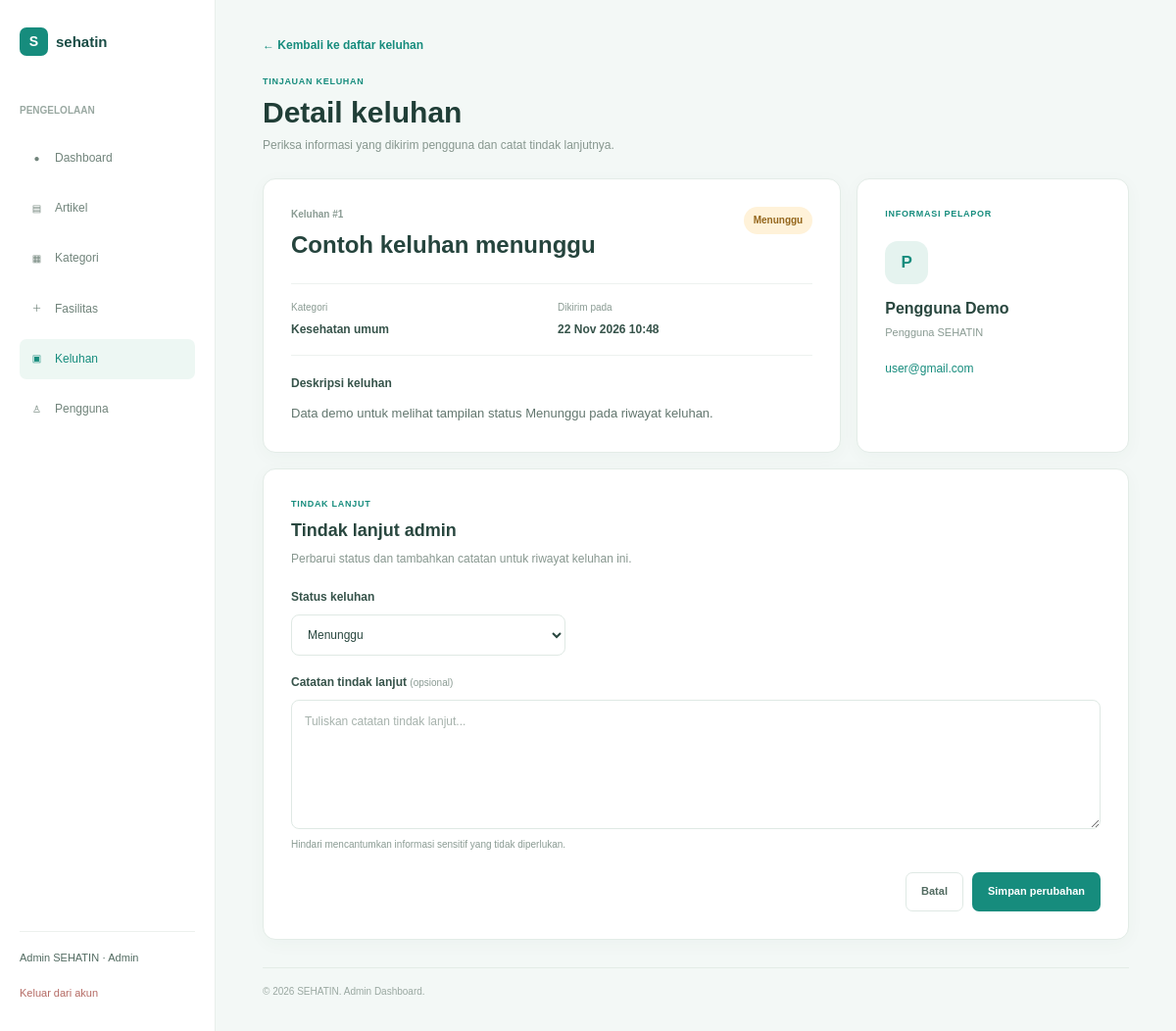
Screenshot of /admin/complaints/detail.php?id=1 (signed in) with the database file from the repository.
### tables this page shows
CREATE TABLE IF NOT EXISTS complaints (
    id INT AUTO_INCREMENT PRIMARY KEY,
    user_id INT NOT NULL,
    category_id INT NOT NULL,
    title VARCHAR(150) NOT NULL,
    description TEXT NOT NULL,
    status ENUM('Menunggu', 'Diproses', 'Selesai')
        NOT NULL DEFAULT 'Menunggu',
    admin_note TEXT NULL,
    created_at DATETIME NOT NULL DEFAULT CURRENT_TIMESTAMP,
    updated_at DATETIME NULL,

    CONSTRAINT fk_complaints_user
        FOREIGN KEY (user_id)
        REFERENCES users(id)
        ON UPDATE CASCADE ON DELETE RESTRICT,

    CONSTRAINT fk_complaints_category
        FOREIGN KEY (category_id)
        REFERENCES complaint_categories(id)
        ON UPDATE CASCADE ON DELETE RESTRICT
);

CREATE TABLE IF NOT EXISTS complaint_categories (
    id INT AUTO_INCREMENT PRIMARY KEY,
    name VARCHAR(100) NOT NULL UNIQUE
);

CREATE TABLE IF NOT EXISTS users (
    id INT AUTO_INCREMENT PRIMARY KEY,
    name VARCHAR(100) NOT NULL,
    email VARCHAR(150) NOT NULL UNIQUE,
    password VARCHAR(255) NOT NULL,
    role ENUM('user', 'admin') NOT NULL DEFAULT 'user',
    created_at DATETIME NOT NULL DEFAULT CURRENT_TIMESTAMP,
    updated_at DATETIME NULL
);

### admin/complaints/detail.php (the view, shortened to what this page needs)
<?php
require_once __DIR__ . "/../../config/database.php";
$adminName = $_SESSION["name"]
    ?? $_SESSION["username"]
    ?? "Admin";
$id = filter_input(INPUT_GET, "id", FILTER_VALIDATE_INT);
$complaint = null;
$sql = "SELECT
            c.id,
            c.title,
            c.description,
            c.status,
            c.admin_note,
            DATE_FORMAT(c.created_at, '%d %b %Y %H:%i') AS date,
            u.name AS user_name,
            u.email AS user_email,
            cc.name AS category
        FROM complaints c
        JOIN users u ON c.user_id = u.id
        JOIN complaint_categories cc ON c.category_id = cc.id
        WHERE c.id = ?
        LIMIT 1";
$stmt = $conn->prepare($sql);
if ($stmt) {
    $stmt->bind_param("i", $id);
    $stmt->execute();
    $stmt->bind_result(
        $complaintId,
        $complaintTitle,
        $complaintDescription,
        $complaintStatus,
        $complaintNote,
        $complaintDate,
        $userName,
        $userEmail,
        $complaintCategory
    );
    if ($stmt->fetch()) {
        $complaint = [
            "id" => $complaintId,
            "title" => $complaintTitle,
            "description" => $complaintDescription,
            "status" => $complaintStatus,
            "admin_note" => $complaintNote,
            "date" => $complaintDate,
            "user_name" => $userName,
            "user_email" => $userEmail,
            "category" => $complaintCategory
        ];
    }
}
function e($value)
{
    return htmlspecialchars(
        (string) $value,
        ENT_QUOTES,
        "UTF-8"
    );
}
$statusStyles = [
    "Menunggu" => "waiting",
    "Diproses" => "processing",
    "Selesai" => "completed",
];
$formStatus = $complaint["status"] ?? "Menunggu";
$formAdminNote = $complaint["admin_note"] ?? "";
?>
<!DOCTYPE html>
<html lang="id">
<head>
    <link rel="stylesheet" href="../../assets/css/reset.css">
    <link rel="stylesheet" href="../../assets/css/style.css">
    <link rel="stylesheet" href="../../assets/css/admin-dashboard.css">
    <link rel="stylesheet" href="../../assets/css/admin-complaints.css">
    <link rel="stylesheet" href="../../assets/css/admin-complaint-detail.css?v=<?= filemtime(__DIR__ . '/../../assets/css/admin-complaint-detail.css') ?>">
</head>
<body class="admin-dashboard-page">
    <div class="admin-layout">
        <aside class="admin-sidebar">
            <a href="../dashboard.php" class="admin-brand">
                <span class="admin-brand-icon">S</span>
                <span>sehatin</span>
            </a>
            <div class="admin-menu">
                <p class="admin-menu-label">PENGELOLAAN</p>
                <nav class="admin-nav" aria-label="Navigasi admin">
                    <a href="../dashboard.php" class="admin-nav-link"><span>●</span>Dashboard</a>
                    <a href="../articles/index.php" class="admin-nav-link"><span>▤</span>Artikel</a>
                    <a href="../categories/index.php" class="admin-nav-link"><span>▦</span>Kategori</a>
                    <a href="../facilities/index.php" class="admin-nav-link"><span>＋</span>Fasilitas</a>
                    <a href="index.php" class="admin-nav-link active" aria-current="page"><span>▣</span>Keluhan</a>
                    <a href="../users/index.php" class="admin-nav-link"><span>♙</span>Pengguna</a>
                </nav>
            </div>
            <div class="admin-sidebar-bottom">
                <p><?= e($adminName) ?> · Admin</p>
                <a href="../../logout.php">Keluar dari akun</a>
            </div>
        </aside>
        <main class="admin-main admin-complaints-main complaint-detail-main">
            <header class="complaint-detail-header">
                <div>
                    <a href="index.php" class="complaint-back-link">← Kembali ke daftar keluhan</a>
                    <span class="complaint-detail-eyebrow">TINJAUAN KELUHAN</span>
                    <h1>Detail keluhan</h1>
                    <p>Periksa informasi yang dikirim pengguna dan catat tindak lanjutnya.</p>
                </div>
            </header>
            <?php if (!$complaint): ?>
                <section class="complaint-panel complaint-not-found">
                    <span class="complaint-not-found-icon" aria-hidden="true">!</span>
                    <h2>Keluhan tidak ditemukan</h2>
                    <p>Keluhan mungkin sudah dihapus atau tautannya tidak valid.</p>
                    <a href="index.php" class="complaint-primary-button">Kembali ke daftar keluhan</a>
                </section>
            <?php else: ?>
                <div class="complaint-detail-grid">
                    <section class="complaint-panel complaint-summary-panel" aria-labelledby="complaint-title">
                        <div class="complaint-summary-heading">
                            <div>
                                <span class="complaint-record-id">Keluhan #<?= (int) $complaint["id"] ?></span>
                                <h2 id="complaint-title"><?= e($complaint["title"]) ?></h2>
                            </div>
                            <span class="complaint-detail-status <?= e($statusStyles[$complaint["status"]] ?? "waiting") ?>">
                                <?= e($complaint["status"]) ?>
                            </span>
                        </div>
                        <dl class="complaint-meta-grid">
                            <div>
                                <dt>Kategori</dt>
                                <dd><?= e($complaint["category"]) ?></dd>
                            </div>
                            <div>
                                <dt>Dikirim pada</dt>
                                <dd><?= e($complaint["date"]) ?></dd>
                            </div>
                        </dl>
                        <div class="complaint-description-block">
                            <h3>Deskripsi keluhan</h3>
                            <p><?= nl2br(e($complaint["description"])) ?></p>
                        </div>
                    </section>
                    <aside class="complaint-panel complaint-reporter-panel">
                        <span class="complaint-panel-kicker">INFORMASI PELAPOR</span>
                        <div class="complaint-reporter-avatar" aria-hidden="true">P</div>
                        <h2><?= e($complaint["user_name"]) ?></h2>
                        <p>Pengguna SEHATIN</p>
                        <a href="mailto:<?= e($complaint["user_email"]) ?>" class="complaint-reporter-email">
                            <?= e($complaint["user_email"]) ?>
                        </a>
                    </aside>
                </div>
                <section class="complaint-panel complaint-followup-panel">
                    <div class="complaint-followup-heading">
                        <div>
                            <span class="complaint-panel-kicker">TINDAK LANJUT</span>
                            <h2>Tindak lanjut admin</h2>
                            <p>Perbarui status dan tambahkan catatan untuk riwayat keluhan ini.</p>
                        </div>
                    </div>
                    <form method="POST" class="complaint-followup-form">
                        <div class="complaint-form-field complaint-status-field">
                            <label for="status">Status keluhan</label>
                            <select name="status" id="status" required>
                                <?php foreach (["Menunggu", "Diproses", "Selesai"] as $status): ?>
                                    <option value="<?= e($status) ?>" <?= $formStatus === $status ? "selected" : "" ?>>
                                        <?= e($status) ?>
                                    </option>
                                <?php endforeach; ?>
                            </select>
                        </div>
                        <div class="complaint-form-field">
                            <label for="admin_note">Catatan tindak lanjut <span>(opsional)</span></label>
                            <textarea name="admin_note" id="admin_note" rows="5" placeholder="Tuliskan catatan tindak lanjut..."><?= e($formAdminNote) ?></textarea>
                            <small>Hindari mencantumkan informasi sensitif yang tidak diperlukan.</small>
                        </div>
                        <div class="complaint-form-actions">
                            <a href="index.php" class="complaint-secondary-button">Batal</a>
                            <button type="submit" class="complaint-primary-button">Simpan perubahan</button>
                        </div>
                    </form>
                </section>
            <?php endif; ?>
            <footer class="admin-footer">
                <p>© 2026 SEHATIN. Admin Dashboard.</p>
            </footer>
        </main>
    </div>
</body>
</html>

### assets/css/style.css (style rules this page uses)
:root { --primary: #087F73; --dark-green: #164F49; --light-green: #E8F5F2; --background: #F3F8F6; --white: #FFFFFF; --text: #203B39; --muted: #718580; --border: #E1EAE7; --orange: #F59678; --yellow: #F3C968; }
body { background-color: var(--background); color: var(--text); }
button { border: none; }

### assets/css/admin-dashboard.css (style rules this page uses)
.admin-dashboard-page { margin: 0; background: #f3f8f6; color: #25443d; }
.admin-dashboard-page * { box-sizing: border-box; }
.admin-dashboard-page a { text-decoration: none; }
.admin-layout { display: flex; min-height: 100vh; }
.admin-sidebar { width: 220px; min-width: 220px; background: #fff; border-right: 1px solid #e8efeb; padding: 28px 20px; display: flex; flex-direction: column; }
.admin-brand { display: flex; align-items: center; gap: 8px; color: #194c45; font-size: 15px; font-weight: 700; margin-bottom: 48px; }
.admin-brand-icon { width: 29px; height: 29px; display: flex; justify-content: center; align-items: center; background: #168c7d; color: #fff; border-radius: 7px; font-size: 14px; }
.admin-menu-label { color: #99a8a1; font-size: 10px; font-weight: 600; margin-bottom: 20px; }
.admin-nav { display: flex; flex-direction: column; gap: 10px; }
.admin-nav-link { display: flex; align-items: center; gap: 10px; padding: 11px 9px; border-radius: 7px; color: #71847b; font-size: 12px; transition: 0.2s; }
.admin-nav-link span { width: 17px; text-align: center; font-size: 10px; }
.admin-nav-link:hover, .admin-nav-link.active { color: #168c7d; background: #edf7f3; }
.admin-sidebar-bottom { margin-top: auto; padding-top: 18px; border-top: 1px solid #edf1ee; }
.admin-sidebar-bottom p { color: #526b61; font-size: 11px; margin-bottom: 12px; }
.admin-sidebar-bottom a { color: #b56b65; font-size: 11px; }
.admin-main { flex: 1; min-width: 0; padding: 30px 35px; }
.admin-footer { margin-top: 30px; padding-top: 16px; border-top: 1px solid #e4ece7; }
.admin-footer p { color: #9aa8a1; font-size: 10px; }

### assets/css/admin-complaints.css (style rules this page uses)
.admin-complaints-main { padding: 30px 35px; min-width: 0; }
.admin-complaints-main .admin-footer { margin-top: 30px; }

### rows the page displays
complaints: id "1", title "Contoh keluhan menunggu", status "Menunggu", category.name "Kesehatan umum", description "Data demo untuk melihat tampilan status Menunggu pada riwayat keluhan.", user.name "Pengguna Demo", user.email "user@gmail.com"

### other values shown
$adminName "Admin SEHATIN"
$complaint["date"] "22 Nov 2026 10:48"
form field status "Menunggu"
